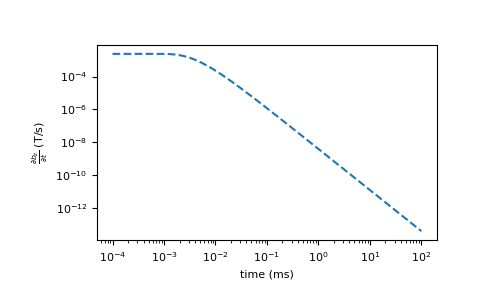

This chart was generated by the following Python code:
# Reproducing part of Figure 4.8, scaled by magnetic suscpetibility, from Ward and
# Hohmann 1988.

import numpy as np
import matplotlib.pyplot as plt
from geoana.em.tdem import vertical_magnetic_flux_time_deriv_horizontal_loop

# Calculate the field at the time given

times = np.logspace(-7, -1)
dbz_dt = vertical_magnetic_flux_time_deriv_horizontal_loop(times, sigma=1E-2, radius=50)

# Match the vertical magnetic field plot

plt.loglog(times*1E3, -dbz_dt, '--')
plt.xlabel('time (ms)')
plt.ylabel(r'$\frac{\partial b_z}{ \partial t}$ (T/s)')
plt.show()
